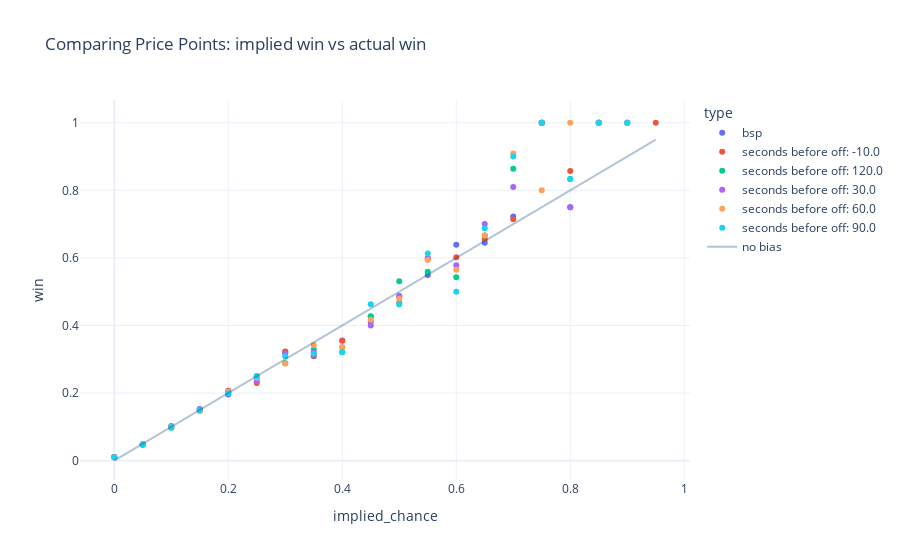

Here is the notebook cell this chart was saved with:
### Code cell
# Odds Comparison
# __________________

winRates = (
    accuracyFrame
    .assign(implied_chance = lambda x: round(20 * (1 / x['odds']))/20)
    .groupby(['type', 'implied_chance'], as_index = False)
    .agg({'win': 'mean'})
)

fig = px.scatter(winRates, x = "implied_chance", y = "win", color = 'type', template = "plotly_white", title = "Comparing Price Points: implied win vs actual win")
fig.add_trace(
    go.Scatter(
        x = winRates.implied_chance, y = winRates.implied_chance, name = 'no bias', line_color = 'rgba(8,61,119, 0.3)'
    )
)
fig.show()

### Figure 1 — Plotly figure (JSON) as saved in the notebook; plotly's stock layout.template omitted (floating-point values rounded to 4 significant figures)
{"data": [{"hovertemplate": "type=bsp<br>implied_chance=%{x}<br>win=%{y}<extra></extra>", "legendgroup": "bsp", "marker": {"color": "#636efa", "symbol": "circle"}, "mode": "markers", "name": "bsp", "orientation": "v", "showlegend": true, "type": "scatter", "x": [0, 0.05, 0.1, 0.15, 0.2, 0.25, 0.3, 0.35, 0.4, 0.45, 0.5, 0.55, 0.6, 0.65, 0.7, 0.75, 0.8, 0.85, 0.9], "xaxis": "x", "y": [0.01075, 0.04838, 0.1003, 0.152, 0.1955, 0.2493, 0.3213, 0.3093, 0.3556, 0.4108, 0.4875, 0.5495, 0.6389, 0.6452, 0.7222, 1, 0.75, 1, 1], "yaxis": "y"}, {"hovertemplate": "type=seconds before off: -10.0<br>implied_chance=%{x}<br>win=%{y}<extra></extra>", "legendgroup": "seconds before off: -10.0", "marker": {"color": "#EF553B", "symbol": "circle"}, "mode": "markers", "name": "seconds before off: -10.0", "orientation": "v", "showlegend": true, "type": "scatter", "x": [0, 0.05, 0.1, 0.15, 0.2, 0.25, 0.3, 0.35, 0.4, 0.45, 0.5, 0.55, 0.6, 0.65, 0.7, 0.75, 0.8, 0.85, 0.95], "xaxis": "x", "y": [0.01057, 0.04677, 0.1023, 0.1478, 0.207, 0.2299, 0.3233, 0.3105, 0.3547, 0.4255, 0.4663, 0.6, 0.6023, 0.6562, 0.7143, 1, 0.8571, 1, 1], "yaxis": "y"}, {"hovertemplate": "type=seconds before off: 120.0<br>implied_chance=%{x}<br>win=%{y}<extra></extra>", "legendgroup": "seconds before off: 120.0", "marker": {"color": "#00cc96", "symbol": "circle"}, "mode": "markers", "name": "seconds before off: 120.0", "orientation": "v", "showlegend": true, "type": "scatter", "x": [0, 0.05, 0.1, 0.15, 0.2, 0.25, 0.3, 0.35, 0.4, 0.45, 0.5, 0.55, 0.6, 0.65, 0.7, 0.75, 0.8, 0.85, 0.9], "xaxis": "x", "y": [0.01008, 0.04819, 0.09745, 0.1506, 0.2017, 0.25, 0.2885, 0.3291, 0.3209, 0.4271, 0.5309, 0.5588, 0.5429, 0.6667, 0.8636, 1, 0.8333, 1, 1], "yaxis": "y"}, {"hovertemplate": "type=seconds before off: 30.0<br>implied_chance=%{x}<br>win=%{y}<extra></extra>", "legendgroup": "seconds before off: 30.0", "marker": {"color": "#ab63fa", "symbol": "circle"}, "mode": "markers", "name": "seconds before off: 30.0", "orientation": "v", "showlegend": true, "type": "scatter", "x": [0, 0.05, 0.1, 0.15, 0.2, 0.25, 0.3, 0.35, 0.4, 0.45, 0.5, 0.55, 0.6, 0.65, 0.7, 0.75, 0.8, 0.85], "xaxis": "x", "y": [0.0102, 0.04764, 0.1004, 0.1526, 0.204, 0.2357, 0.317, 0.3208, 0.3353, 0.4, 0.4848, 0.598, 0.5783, 0.7, 0.8095, 1, 0.75, 1], "yaxis": "y"}, {"hovertemplate": "type=seconds before off: 60.0<br>implied_chance=%{x}<br>win=%{y}<extra></extra>", "legendgroup": "seconds before off: 60.0", "marker": {"color": "#FFA15A", "symbol": "circle"}, "mode": "markers", "name": "seconds before off: 60.0", "orientation": "v", "showlegend": true, "type": "scatter", "x": [0, 0.05, 0.1, 0.15, 0.2, 0.25, 0.3, 0.35, 0.4, 0.45, 0.5, 0.55, 0.6, 0.65, 0.7, 0.75, 0.8, 0.85, 0.9], "xaxis": "x", "y": [0.01021, 0.0483, 0.101, 0.1474, 0.204, 0.2451, 0.2878, 0.3423, 0.3355, 0.4167, 0.4788, 0.5941, 0.5647, 0.6667, 0.9091, 0.8, 1, 1, 1], "yaxis": "y"}, {"hovertemplate": "type=seconds before off: 90.0<br>implied_chance=%{x}<br>win=%{y}<extra></extra>", "legendgroup": "seconds before off: 90.0", "marker": {"color": "#19d3f3", "symbol": "circle"}, "mode": "markers", "name": "seconds before off: 90.0", "orientation": "v", "showlegend": true, "type": "scatter", "x": [0, 0.05, 0.1, 0.15, 0.2, 0.25, 0.3, 0.35, 0.4, 0.45, 0.5, 0.55, 0.6, 0.65, 0.7, 0.75, 0.8, 0.85, 0.9], "xaxis": "x", "y": [0.01043, 0.04768, 0.09945, 0.1499, 0.1993, 0.2491, 0.3093, 0.3167, 0.3216, 0.4631, 0.4624, 0.6129, 0.5, 0.6875, 0.9, 1, 0.8333, 1, 1], "yaxis": "y"}, {"line": {"color": "rgba(8,61,119, 0.3)"}, "name": "no bias", "type": "scatter", "x": [0, 0.05, 0.1, 0.15, 0.2, 0.25, 0.3, 0.35, 0.4, 0.45, 0.5, 0.55, 0.6, 0.65, 0.7, 0.75, 0.8, 0.85, 0.9, 0, 0.05, 0.1, 0.15, 0.2, 0.25, 0.3, 0.35, 0.4, 0.45, 0.5, 0.55, 0.6, 0.65, 0.7, 0.75, 0.8, 0.85, 0.95, 0, 0.05, 0.1, 0.15, 0.2, 0.25, 0.3, 0.35, 0.4, 0.45, 0.5, 0.55, 0.6, 0.65, 0.7, 0.75, 0.8, 0.85, 0.9, 0, 0.05, 0.1, 0.15, 0.2, 0.25, 0.3, 0.35, 0.4, 0.45, 0.5, 0.55, 0.6, 0.65, 0.7, 0.75, 0.8, 0.85, 0, 0.05, 0.1, 0.15, 0.2, 0.25, 0.3, 0.35, 0.4, 0.45, 0.5, 0.55, 0.6, 0.65, 0.7, 0.75, 0.8, 0.85, 0.9, 0, 0.05, 0.1, 0.15, 0.2, 0.25, 0.3, 0.35, 0.4, 0.45, 0.5, 0.55, 0.6, 0.65, 0.7, 0.75, 0.8, 0.85, 0.9], "y": [0, 0.05, 0.1, 0.15, 0.2, 0.25, 0.3, 0.35, 0.4, 0.45, 0.5, 0.55, 0.6, 0.65, 0.7, 0.75, 0.8, 0.85, 0.9, 0, 0.05, 0.1, 0.15, 0.2, 0.25, 0.3, 0.35, 0.4, 0.45, 0.5, 0.55, 0.6, 0.65, 0.7, 0.75, 0.8, 0.85, 0.95, 0, 0.05, 0.1, 0.15, 0.2, 0.25, 0.3, 0.35, 0.4, 0.45, 0.5, 0.55, 0.6, 0.65, 0.7, 0.75, 0.8, 0.85, 0.9, 0, 0.05, 0.1, 0.15, 0.2, 0.25, 0.3, 0.35, 0.4, 0.45, 0.5, 0.55, 0.6, 0.65, 0.7, 0.75, 0.8, 0.85, 0, 0.05, 0.1, 0.15, 0.2, 0.25, 0.3, 0.35, 0.4, 0.45, 0.5, 0.55, 0.6, 0.65, 0.7, 0.75, 0.8, 0.85, 0.9, 0, 0.05, 0.1, 0.15, 0.2, 0.25, 0.3, 0.35, 0.4, 0.45, 0.5, 0.55, 0.6, 0.65, 0.7, 0.75, 0.8, 0.85, 0.9]}], "layout": {"legend": {"title": {"text": "type"}, "tracegroupgap": 0}, "title": {"text": "Comparing Price Points: implied win vs actual win"}, "xaxis": {"anchor": "y", "domain": [0, 1], "title": {"text": "implied_chance"}}, "yaxis": {"anchor": "x", "domain": [0, 1], "title": {"text": "win"}}}}
